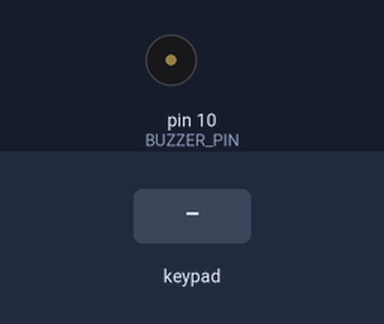
A sketch run on a simulated Arduino Uno, built with avr-gcc and run on an emulated ATmega328P. Parts: buzzer (waves = sounding). Inputs (shaded band) come from the test bench.

Above: at 1.2 s.
1.3 s: keypad keys 3 4 5 pressed 0.4 s apart
At 1.37 s:
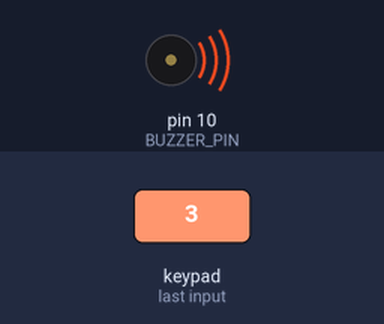
Timing chart, 0 to 4.3 s (numbered marks = the images above; inputs shaded):
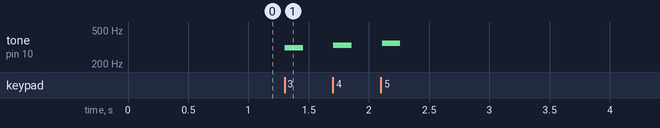

Measured:
- after the input at 1.3 s, tone on pin 10 (BUZZER_PIN): plays 311 Hz for 0.15 s, 330 Hz for 0.15 s, 349 Hz for 0.15 s, starting at once

The sketch:

main.ino
```cpp
#include <Keypad.h>          // Biblioteca para ler o teclado matricial


//  Nokie


// Pinos conectados às linhas (ROWS) do teclado
byte rowPins[3] = {3, 4, 5};

// Pinos conectados às colunas (COLS) do teclado
byte colPins[4] = {6, 7, 8, 9};

// Mapeamento das teclas (4x4)
char keys[3][4] = {
  {'0', '1', '2', '3'},
  {'4', '5', '6', '7'},
  {'8', '9', 'A', 'B'},
};

// Inicializa o teclado com as configurações acima
Keypad keypad = Keypad(makeKeymap(keys), rowPins, colPins, 3, 4);

// Pino conectado ao buzzer (saída de som)
#define BUZZER_PIN 10

// Notas musicais correspondentes às teclas (C4 a C5, 14 notas)
int notas[12] = {
  262, 277, 294, 311,   // C, C#, D, D#
  330, 349, 370, 392,   // E, F, F#, G
  415, 440, 466, 494,   // G#, A, A#, B               // C (oitava acima)
};

void setup() {
  // Configura o pino do buzzer como saída
  pinMode(BUZZER_PIN, OUTPUT);
}

void loop() {
  // Lê todas as teclas ativas no momento
  if (keypad.getKeys()) {
    for (int i = 0; i < LIST_MAX; i++) {
      // Pega a tecla atual da lista
      Key k = keypad.key[i];
       if (k.stateChanged) {
        int index = teclaToIndice(k.kchar);

          if (k.kstate == PRESSED) {
            // Toca o som enquanto a tecla está pressionada
            tone(BUZZER_PIN, notas[index]);

            // Envia a tecla pressionada para o outro Arduino
          }

          if (k.kstate == RELEASED) {
            // Para o som quando a tecla é solta
            noTone(BUZZER_PIN);
          }
       }
        }
      }
    }


// ========================================
// 🔄 Converte caractere da tecla para índice
// ========================================
int teclaToIndice(char tecla) {
  switch (tecla) {
    case '0': return 0;
    case '1': return 1;
    case '2': return 2;
    case '3': return 3;
    case '4': return 4;
    case '5': return 5;
    case '6': return 6;
    case '7': return 7;
    case '8': return 8;
    case '9': return 9;
    case 'A': return 10;
    case 'B': return 11;
    default: return -1;  // Tecla inválida
  }
}
```
